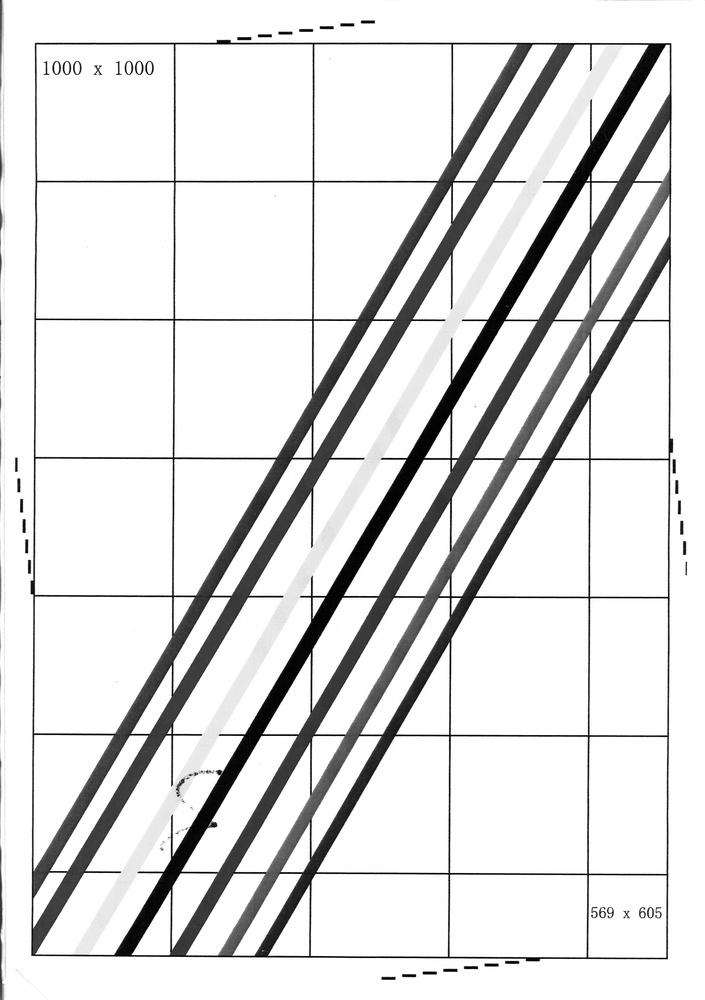
#> input picture image_t0000000019_n1.jpg, 705 x 1000 px, shrunk from 3496 x 4960 before the run
$ python visualize.py image_t0000000019_n1.jpg out.png
#> lines starting #> are read from the running program, lines starting #| are printed output that depends on the picture
### a4_analyzer.py
# -*- coding: utf-8 -*-
"""
A4 纸张测量工具 - 详细分析报告
测量从纸张边缘到坐标线的距离
"""

import cv2
import numpy as np
from PIL import Image
from PIL.ExifTags import TAGS
import os
import datetime


class A4PaperAnalyzer:
    """A4 纸张测量分析器"""

    DEFAULT_DPI = 300

    def __init__(self):
        self.image = None
        self.gray = None
        self.dpi = self.DEFAULT_DPI
        self.filename = ""
        self.width = 0
        self.height = 0

        # 测量结果
        self.line_x_px = 0  # 垂直线 X 坐标（像素）
        self.line_y_px = 0  # 水平线 Y 坐标（像素）
        self.line_x_mm = 0.0  # 垂直线 X 坐标（毫米）
        self.line_y_mm = 0.0  # 水平线 Y 坐标（毫米）

        # 置信度
        self.x_confidence = 0
        self.y_confidence = 0

        # 状态
        self.status = "FAIL"
        self.error_message = ""

        # 详细数据
        self.detailed_data = {}

    def load_image(self, filepath):
        """加载图像并解析 DPI"""
#> called with filepath = 'image_t0000000019_n1.jpg'
        if not os.path.exists(filepath):
            self.status = "FAIL"
            self.error_message = "File not found"
            return False

        self.filename = os.path.basename(filepath)

        try:
            self.image = cv2.imread(filepath)
#> self.image is the input picture: shape (1000, 705, 3); min 0, max 255, mean 225.3
            if self.image is None:
                self.status = "FAIL"
                self.error_message = "Unsupported format (only JPEG supported)"
                return False

            self.gray = cv2.cvtColor(self.image, cv2.COLOR_BGR2GRAY)
            self.height, self.width = self.gray.shape
#> self.height = 1000; self.width = 705

        except Exception as e:
            self.status = "FAIL"
            self.error_message = "File corrupted, cannot read"
            return False

        self.dpi = self._extract_dpi(filepath)
        return True

    def _extract_dpi(self, filepath):
        """解析 EXIF DPI"""
        try:
            image = Image.open(filepath)
            exif_data = image._getexif()

            if exif_data is not None:
                for tag_id, value in exif_data.items():
                    tag = TAGS.get(tag_id, tag_id)
                    if tag in ['XResolution', 'YResolution']:
                        if isinstance(value, tuple):
                            return int(value[0]) if value[1] == 1 else int(value[0] / value[1])
                        else:
                            return int(value)

            return self.DEFAULT_DPI

        except Exception:
            return self.DEFAULT_DPI

    def detect_coordinate_lines(self):
        """检测坐标线（黑色 L 形线）"""
        if self.gray is None:
            return False

        # ROI: 左上角区域 (20% × 20%)
        roi_w = int(self.width * 0.2)
#> roi_w = 141
        roi_h = int(self.height * 0.2)
#> roi_h = 200
        roi = self.gray[0:roi_h, 0:roi_w]
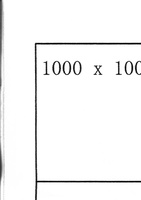
#> roi: shape (200, 141); min 0, max 255, mean 245.6

        # 预处理
        gaussian = cv2.GaussianBlur(roi, (5, 5), 1.5)
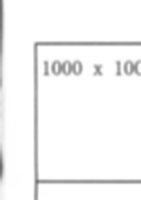
#> gaussian: shape (200, 141); min 103, max 255, mean 245.8
        _, binary = cv2.threshold(gaussian, 50, 255, cv2.THRESH_BINARY_INV)
#> binary: shape (200, 141); every value is 0

        # 形态学闭运算
        kernel = cv2.getStructuringElement(cv2.MORPH_RECT, (3, 3))
        binary = cv2.morphologyEx(binary, cv2.MORPH_CLOSE, kernel)

        # 垂直投影（检测垂直线）
        h, w = binary.shape
#> h = 200; w = 141
        h_proj = np.sum(binary, axis=0) / 255
#> h_proj = 141 values from 0 to 0

        # 水平投影（检测水平线）
        v_proj = np.sum(binary, axis=1) / 255
#> v_proj = 200 values from 0 to 0

        # 检测垂直线
        threshold = h * 0.3
#> threshold = 60
        in_line = False
        line_start = 0

        for x in range(w):
            if h_proj[x] > threshold:
                if not in_line:
                    line_start = x
                    in_line = True
            else:
                if in_line:
                    line_end = x
                    self.line_x_px = (line_start + line_end) // 2
                    break
#> after the loop, in_line = False; line_start = 0

        # 检测水平线
        threshold = w * 0.3
#> threshold = 42.3
        in_line = False

        for y in range(h):
            if v_proj[y] > threshold:
                if not in_line:
                    line_start = y
                    in_line = True
            else:
                if in_line:
                    line_end = y
                    self.line_y_px = (line_start + line_end) // 2
                    break
#> after the loop, in_line = False; line_start = 0

        # 转换为毫米
        self.line_x_mm = round(self.line_x_px * 25.4 / self.dpi, 2)
        self.line_y_mm = round(self.line_y_px * 25.4 / self.dpi, 2)

        # 计算置信度
        self._calculate_confidence(roi, binary, h_proj, v_proj)

        if self.line_x_px > 0 and self.line_y_px > 0:
            self.status = "SUCCESS"
            return True
        else:
            self.status = "FAIL"
            self.error_message = "No coordinate lines detected"
            return False

    def _calculate_confidence(self, roi, binary, h_proj, v_proj):
        """计算置信度"""
        h, w = binary.shape
#> h = 200; w = 141

        # 垂直线置信度
        if self.line_x_px < w:
            line_density = h_proj[self.line_x_px] / h
#> line_density = 0
            self.x_confidence = min(100, int(line_density * 100))
#> self.x_confidence = 0

        # 水平线置信度
        if self.line_y_px < h:
            line_density = v_proj[self.line_y_px] / w
            self.y_confidence = min(100, int(line_density * 100))
#> self.y_confidence = 0

        # 存储详细数据
        self.detailed_data = {
            'roi_size': (w, h),
            'binary_count': np.sum(binary > 0),
            'h_proj_max': np.max(h_proj),
            'v_proj_max': np.max(v_proj)
        }
#> self.detailed_data = {'roi_size': (141, 200), 'binary_count': 0, 'h_proj_max': 0, 'v_proj_max': 0}

    # [98 lines left out: functions generate_report, analyze, analyze_a4_paper, not called in this run]


# [11 lines that do not run on import are left out]

### visualize.py
# -*- coding: utf-8 -*-
"""
测量结果可视化工具
在图像上标注测量结果和坐标系
"""

import cv2
import numpy as np
from a4_analyzer import A4PaperAnalyzer
import sys


def visualize_measurement(image_path, output_path=None):
    """
    在图像上可视化测量结果
    """
    analyzer = A4PaperAnalyzer()

    if not analyzer.load_image(image_path):
        print(f"Error: {analyzer.error_message}")
        return

    analyzer.detect_coordinate_lines()

    if analyzer.status != "SUCCESS":
        print(f"Error: {analyzer.error_message}")
        return

    img = analyzer.image.copy()
    h, w = img.shape[:2]

    # 颜色定义
    RED = (0, 0, 255)
    GREEN = (0, 255, 0)
    BLUE = (255, 0, 0)
    YELLOW = (0, 255, 255)
    BLACK = (0, 0, 0)

    # 1. 绘制坐标轴
    # 垂直线（绿色）
    cv2.line(img,
             (analyzer.line_x_px, 0),
             (analyzer.line_x_px, h),
             GREEN, 2)

    # 水平线（蓝色）
    cv2.line(img,
             (0, analyzer.line_y_px),
             (w, analyzer.line_y_px),
             BLUE, 2)

    # 2. 标注原点（红色方框直角顶点）
    cv2.circle(img,
               (analyzer.line_x_px, analyzer.line_y_px),
               8, RED, -1)

    # 红色方框标记原点
    box_size = 30
    cv2.rectangle(img,
                  (analyzer.line_x_px - box_size, analyzer.line_y_px - box_size),
                  (analyzer.line_x_px, analyzer.line_y_px),
                  RED, 2)

    # 3. 标注箭头 1（垂直距离）
    # 从顶部到水平线的箭头
    arrow1_start = (50, 20)
    arrow1_end = (50, analyzer.line_y_px - 5)
    cv2.arrowedLine(img, arrow1_start, arrow1_end, RED, 3)
    cv2.putText(img, f"Y={analyzer.line_y_mm:.1f}mm",
                (60, analyzer.line_y_px // 2),
                cv2.FONT_HERSHEY_SIMPLEX, 0.7, RED, 2)

    # 4. 标注箭头 2（水平距离）
    # 从左侧到垂直线的箭头
    arrow2_start = (20, 50)
    arrow2_end = (analyzer.line_x_px - 5, 50)
    cv2.arrowedLine(img, arrow2_start, arrow2_end, BLUE, 3)
    cv2.putText(img, f"X={analyzer.line_x_mm:.1f}mm",
                (analyzer.line_x_px // 2, 40),
                cv2.FONT_HERSHEY_SIMPLEX, 0.7, BLUE, 2)

    # 5. 添加文字说明
    cv2.putText(img, "Origin (0,0)",
                (analyzer.line_x_px - 80, analyzer.line_y_px + 30),
                cv2.FONT_HERSHEY_SIMPLEX, 0.6, RED, 2)

    cv2.putText(img, "Horizontal Line",
                (analyzer.line_x_px + 20, analyzer.line_y_px - 20),
                cv2.FONT_HERSHEY_SIMPLEX, 0.5, BLUE, 1)

    cv2.putText(img, "Vertical Line",
                (analyzer.line_x_px + 20, analyzer.line_y_px + 50),
                cv2.FONT_HERSHEY_SIMPLEX, 0.5, GREEN, 1)

    # 6. 添加测量结果信息框
    info_text = [
        f"DPI: {analyzer.dpi}",
        f"X: {analyzer.line_x_mm} mm",
        f"Y: {analyzer.line_y_mm} mm",
        f"Conf: {analyzer.x_confidence}%/{analyzer.y_confidence}%"
    ]

    y_offset = 30
    for text in info_text:
        cv2.putText(img, text, (10, y_offset),
                    cv2.FONT_HERSHEY_SIMPLEX, 0.6, BLACK, 2)
        y_offset += 25

    # 保存结果
    if output_path is None:
        output_path = image_path.replace('.jpg', '_annotated.jpg')

    cv2.imwrite(output_path, img)
    print(f"Visualization saved to: {output_path}")

    return output_path


if __name__ == "__main__":
    if len(sys.argv) < 2:
        print("Usage: python visualize.py <image_file>")
        sys.exit(1)

    image_file = sys.argv[1]
    output_file = sys.argv[2] if len(sys.argv) > 2 else None

    visualize_measurement(image_file, output_file)

$ run again, on 2026-03-11_177_cleaned.jpg
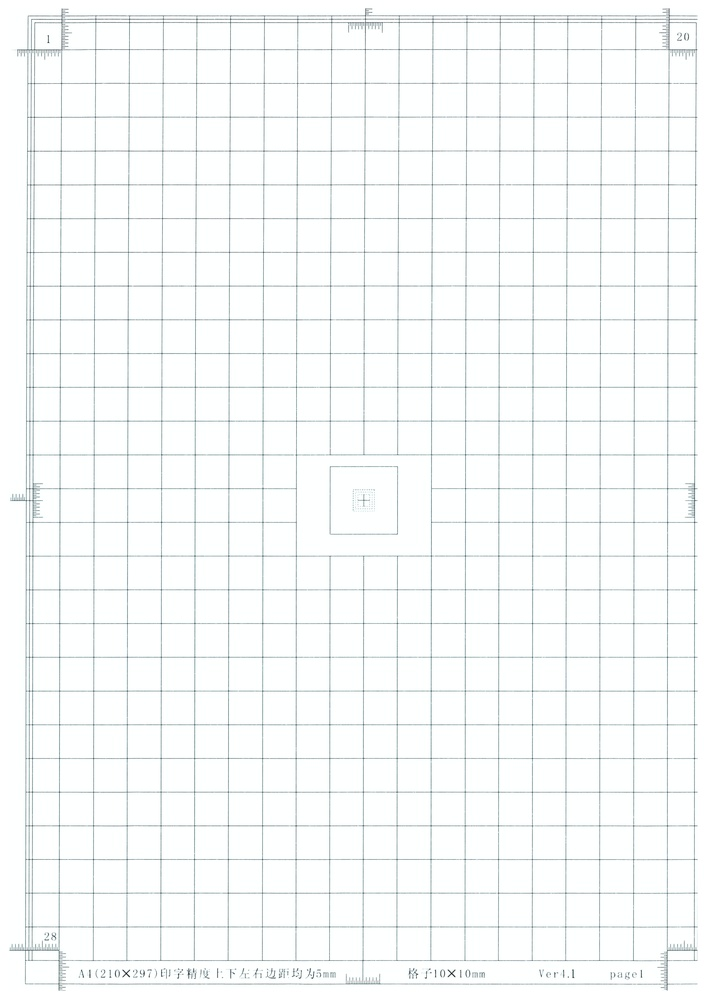
#> input picture 2026-03-11_177_cleaned.jpg, 706 x 999 px, shrunk from 4961 x 7016 before the run
#> in load_image, self.image is the input picture: shape (999, 706, 3); mean B, G, R 249.4, 249.4, 247.3
#> in detect_coordinate_lines, `roi = self.gray[0:roi_h, 0:roi_w]`:
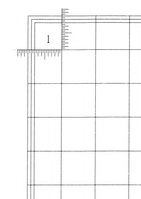
#> roi: shape (199, 141); min 71, max 255, mean 247.2
#> in detect_coordinate_lines, `gaussian = cv2.GaussianBlur(roi, (5, 5), 1.5)`:
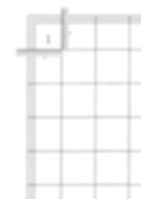
#> gaussian: shape (199, 141); min 182, max 255, mean 247.3
#> binary: shape (199, 141); every value is 0
#> h_proj = 141 values from 0 to 0
#> v_proj = 199 values from 0 to 0
#> after the loop in detect_coordinate_lines, `for x in range(w):`: in_line = False; line_start = 0
#> after the loop in detect_coordinate_lines, `for y in range(h):`: in_line = False; line_start = 0
#> self.detailed_data = {'roi_size': (141, 199), 'binary_count': 0, 'h_proj_max': 0, 'v_proj_max': 0}

$ run again, on 2026-03-11_177_visualization.jpg
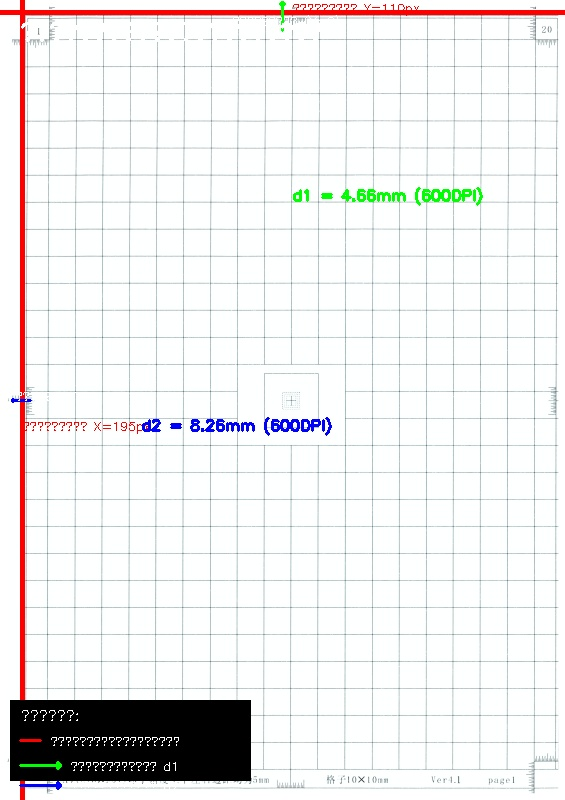
#> input picture 2026-03-11_177_visualization.jpg, 565 x 800 px
#> in load_image, self.image is the input picture: shape (800, 565, 3); mean B, G, R 235.3, 235.4, 236.2
#> in detect_coordinate_lines, `roi = self.gray[0:roi_h, 0:roi_w]`:
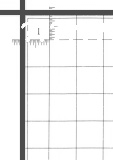
#> roi: shape (160, 113); min 71, max 255, mean 236.2
#> in detect_coordinate_lines, `gaussian = cv2.GaussianBlur(roi, (5, 5), 1.5)`:
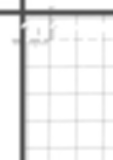
#> gaussian: shape (160, 113); min 76, max 255, mean 236.2
#> binary: shape (160, 113); every value is 0
#> h_proj = 113 values from 0 to 0
#> v_proj = 160 values from 0 to 0
#> after the loop in detect_coordinate_lines, `for x in range(w):`: in_line = False; line_start = 0
#> after the loop in detect_coordinate_lines, `for y in range(h):`: in_line = False; line_start = 0
#> self.detailed_data = {'roi_size': (113, 160), 'binary_count': 0, 'h_proj_max': 0, 'v_proj_max': 0}
